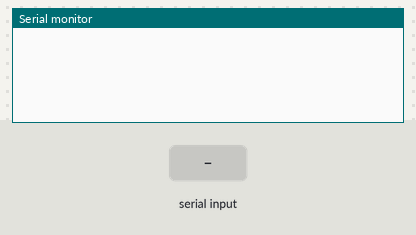
Bench run of a sketch on a simulated Arduino Uno, built with avr-gcc and run on an emulated ATmega328P. Parts: the last lines printed to the serial monitor. The test bench sets the inputs (shaded band).

Above: at 1.2 s.
1.3 s: "90,45\n" received over Serial
At 2.5 s:
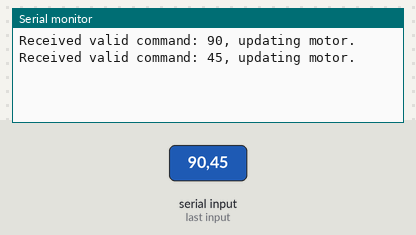
2.8 s: "30,150\n" received over Serial
At 3.7 s:
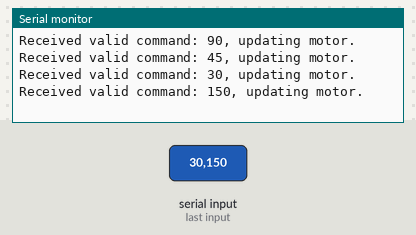
Timing chart, 0 to 5.8 s (numbered marks = the images above; inputs shaded):
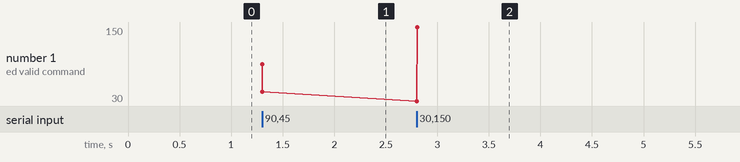

The sketch:

serial_wtf.ino
```cpp
//Servo servo;

int cmd_value = 511; //should initialize starting value to "stop" command

void setup() {
  //  servo.attach(servoPin);
  //  servo.writeMicroseconds(1500); // send "stop" signal to ESC. Also necessary to arm the ESC.

  Serial.begin(115200); //make sure baud rate in Serial monitor is set to value here.

  //  delay(7000); // delay to allow the ESC to recognize the stopped signal.
}

void loop() {

  //  int potVal = analogRead(potentiometerPin); // read input from potentiometer.
  if (new_cmd_available()) {
    read_cmd();
  }
  int pwmVal = map(cmd_value, 0, 1023, 1100, 1900); // maps potentiometer values to PWM value.

  //  servo.writeMicroseconds(pwmVal); // Send signal to ESC.
}

bool new_cmd_available() {
  return (Serial.available() > 0);
}
void read_cmd() {
    int cmd = Serial.parseInt();
  //int cmd = 250;
  clear_Serial_buffer();

  if (check_cmd_validity(cmd)) {
    Serial.print("Received valid command: ");
    Serial.print(cmd);
    Serial.println(", updating motor.");
    cmd_value = cmd;
  }
  else {
    Serial.print("Interpreted input as invalid command: ");
    Serial.print(cmd);
    Serial.println(", not updating motor.");
  }
}

bool check_cmd_validity(int cmd) {
  return (cmd >= 0 && cmd <= 1023);
}

void clear_Serial_buffer() {
  while (new_cmd_available()) {
    Serial.read();
  }
}
```

Measured:
- after the input at 1.3 s, the serial monitor: prints a new line at once (image 1)
- after the input at 2.8 s, the serial monitor: prints a new line at once (image 2)
- plotted number 1: 45 → 150 after the input at 2.8 s
